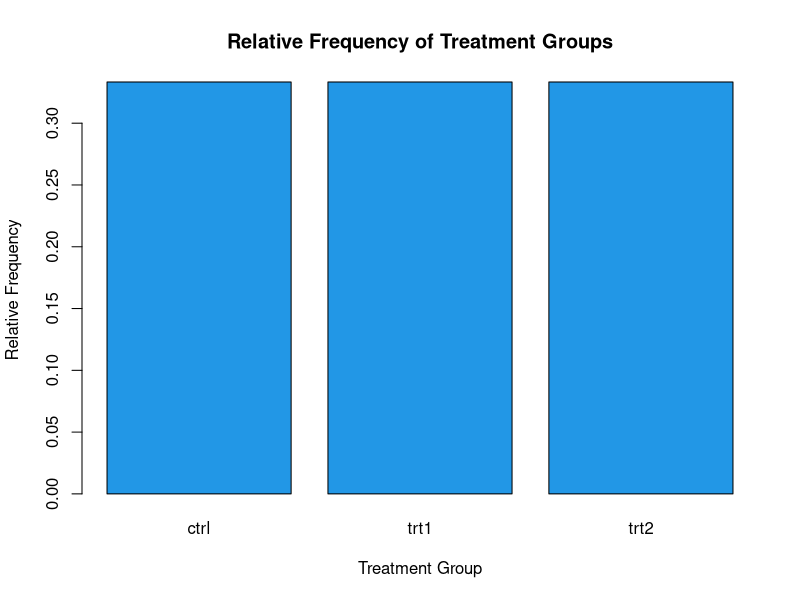
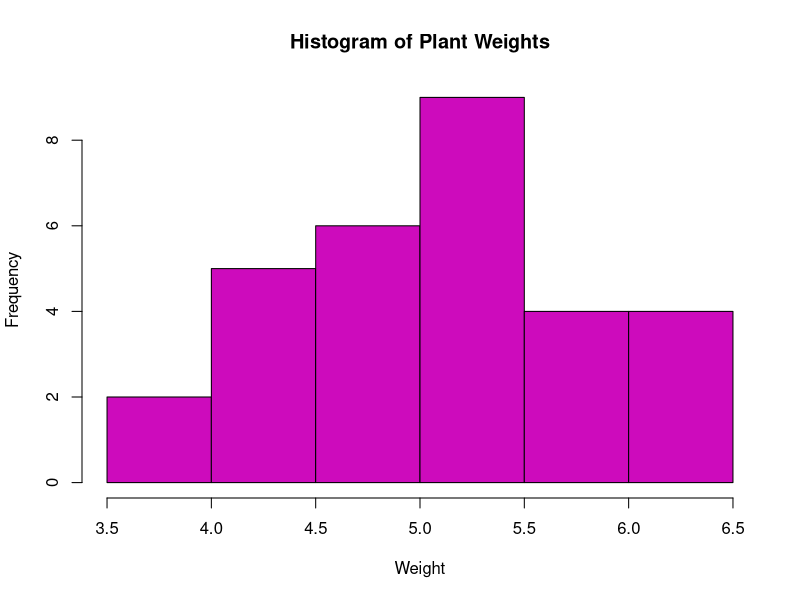
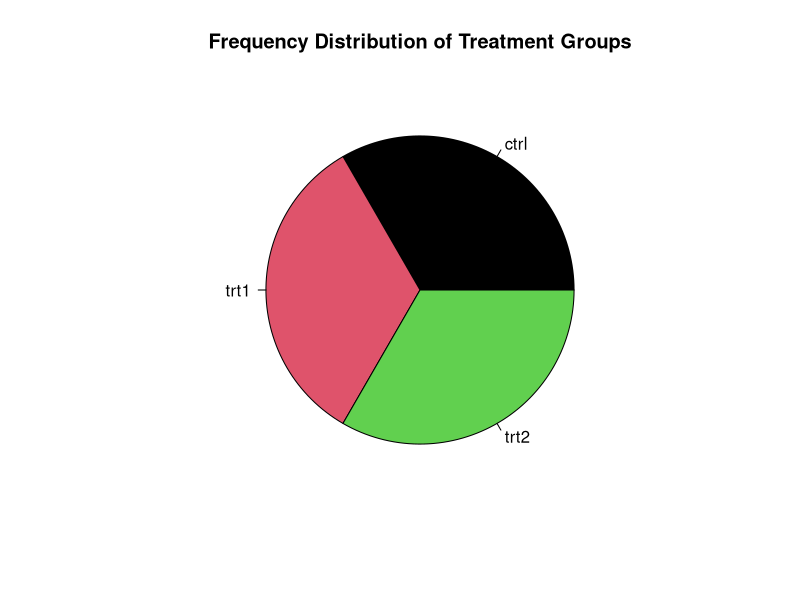
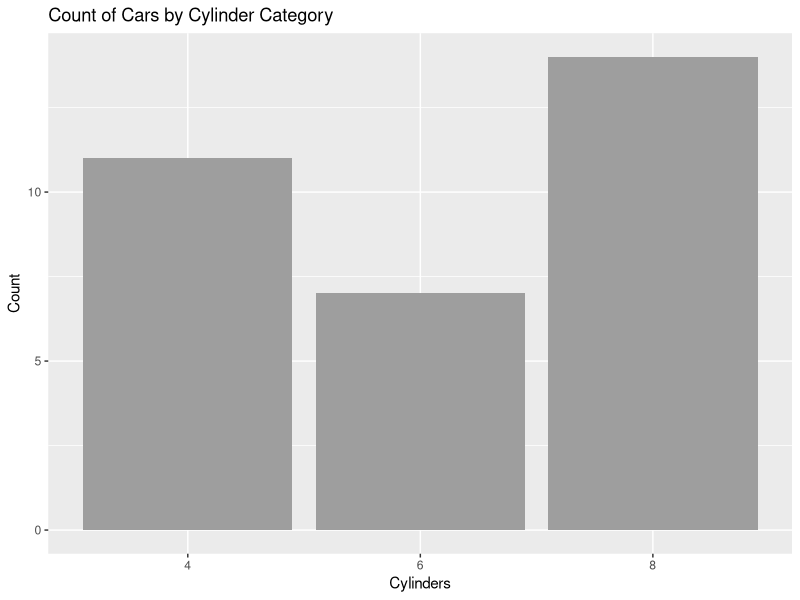
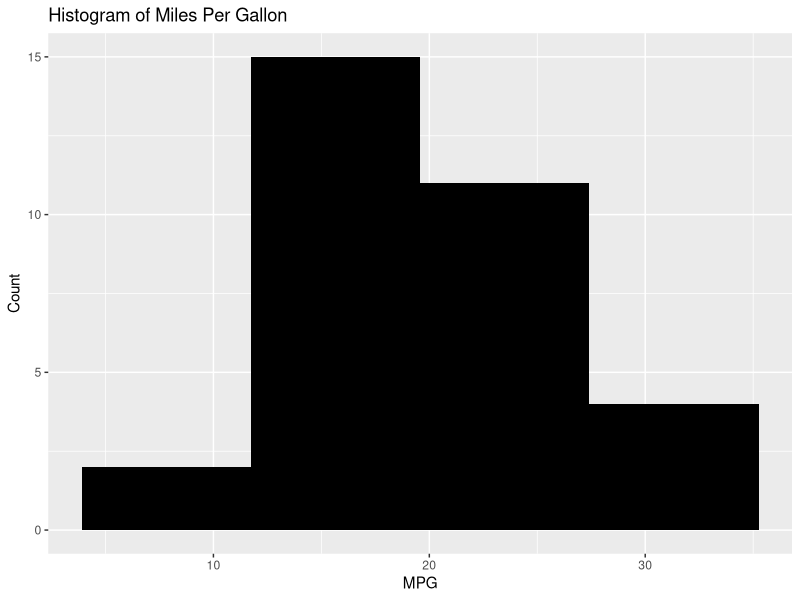
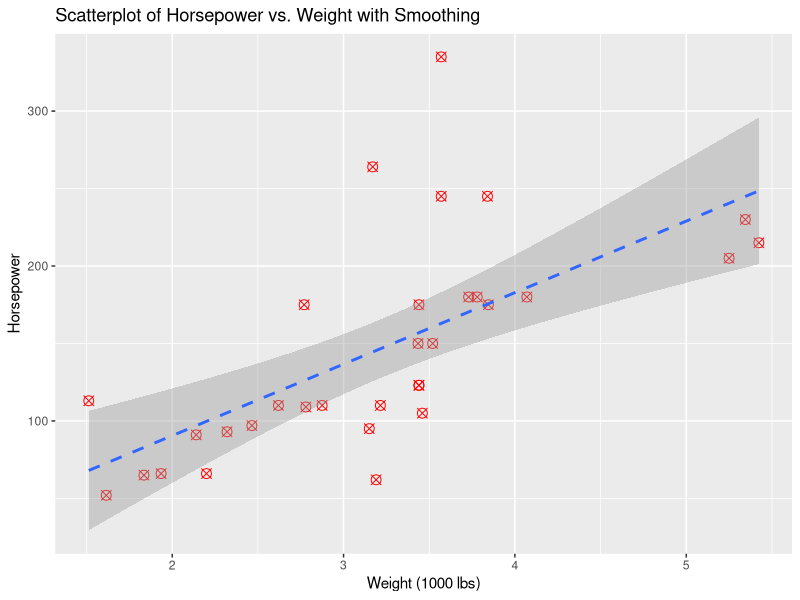

The R script that drew these images, in order:
## ---- chunk 1
mycharacters <- c('Harry Potter', 'Darth Vader', 'Frodo Baggins', 'Indiana Jones', 'Sherlock Holmes')
## ---- chunk 2
mycharacters[6]='Luke Skywalker'
## ---- chunk 3
for (char in mycharacters){
  print(char)}
## ---- chunk 4
movie_earnings <- data.frame(
  Character = c("Harry Potter", "Darth Vader", "Frodo Baggins", "Indiana Jones", "Sherlock Holmes", "Luke Skywalker"),
  Earnings = c(7.7, 8.5, 8.6, 5.8, 4.2, 6.3),
  RottenTomatoes = c(84, 92, 94, 95, 87, 89)
)
## ---- chunk 5
movie_earnings[movie_earnings$Earnings>7,]
## ---- chunk 6
movie_earnings[movie_earnings$RottenTomatoes>85,c("Character","Earnings")]
## ---- chunk 7
movie_earnings$Franchise <- c("Harry Potter", "Star Wars", "Lord of the Rings", "Indiana Jones", "Sherlock Holmes", "Star Wars")
## ---- chunk 8
my_func <- function(x) {
  return((x * 2) + 5)
  }
## ---- chunk 9
sum_result <- 0
for (i in 1:5) {
  sum_result <- sum_result + my_func(i)
}
sum_result
## ---- chunk 10
data(PlantGrowth)
## ---- chunk 11
barplot(table(PlantGrowth$group)/nrow(PlantGrowth),
        main = "Relative Frequency of Treatment Groups",
        xlab = "Treatment Group", 
        ylab = "Relative Frequency",
        col = 4)
## ---- chunk 12
hist(PlantGrowth$weight, 
     main = "Histogram of Plant Weights", 
     xlab = "Weight", 
     col = 6,
     breaks=5)
## ---- chunk 13
pie(table(PlantGrowth$group),
    main = "Frequency Distribution of Treatment Groups",
    col = 1:3)
## ---- chunk 14
library(ggplot2)
data(mtcars)
## ---- chunk 15
ggplot(mtcars, aes(x = factor(cyl))) +
  geom_bar(fill = 8) +
  labs(title = "Count of Cars by Cylinder Category", x = "Cylinders", y = "Count")
## ---- chunk 16
ggplot(mtcars, aes(x = mpg)) +
  geom_histogram(fill = 9,bins=4) +
  labs(title = "Histogram of Miles Per Gallon", x = "MPG", y = "Count")
## ---- chunk 17
ggplot(mtcars, aes(x = wt, y = hp)) +
  geom_point(color = "red", size = 3,shape=13) +
  geom_smooth(method = "lm",linetype=2) +
  labs(title = "Scatterplot of Horsepower vs. Weight with Smoothing", x = "Weight (1000 lbs)", y = "Horsepower")
## ---- chunk 18
print(seq(5,30,5))
